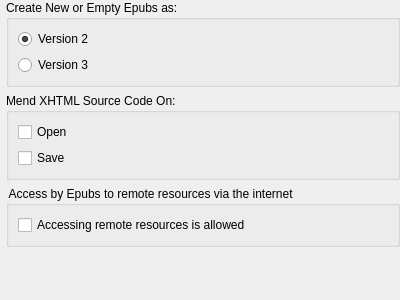
<?xml version="1.0" encoding="UTF-8"?>
<ui version="4.0">
 <class>GeneralSettingsWidget</class>
 <widget class="QWidget" name="GeneralSettingsWidget">
  <property name="geometry">
   <rect>
    <x>0</x>
    <y>0</y>
    <width>400</width>
    <height>300</height>
   </rect>
  </property>
  <property name="windowTitle">
   <string>General Settings</string>
  </property>
  <layout class="QVBoxLayout" name="verticalLayout">
   <property name="leftMargin">
    <number>6</number>
   </property>
   <property name="topMargin">
    <number>0</number>
   </property>
   <property name="rightMargin">
    <number>0</number>
   </property>
   <property name="bottomMargin">
    <number>0</number>
   </property>
   <item>
    <widget class="QGroupBox" name="groupBox">
     <property name="toolTip">
      <string>Choose which version of Epub to use
when creating new or empty Epubs in Sigil.</string>
     </property>
     <property name="title">
      <string>Create New or Empty Epubs as:</string>
     </property>
     <layout class="QVBoxLayout" name="verticalLayout2">
      <item>
       <widget class="QRadioButton" name="EpubVersion2">
        <property name="toolTip">
         <string>Epub Version 2.</string>
        </property>
        <property name="text">
         <string>Version 2</string>
        </property>
        <property name="checked">
         <bool>true</bool>
        </property>
       </widget>
      </item>
      <item>
       <widget class="QRadioButton" name="EpubVersion3">
        <property name="toolTip">
         <string>Epub Version 3.</string>
        </property>
        <property name="text">
         <string>Version 3</string>
        </property>
        <property name="checked">
         <bool>false</bool>
        </property>
       </widget>
      </item>
     </layout>
    </widget>
   </item>
   <item>
    <widget class="QGroupBox" name="groupBox_2">
     <property name="toolTip">
      <string>Choose when your HTML code is automatically 
mended.</string>
     </property>
     <property name="title">
      <string>Mend XHTML Source Code On:</string>
     </property>
     <layout class="QGridLayout" name="gridLayout">
      <item row="0" column="0">
       <widget class="QCheckBox" name="MendOnOpen">
        <property name="toolTip">
         <string>Mend when opening an Epub or HTML file, 
and when switching from Book View to Code View.</string>
        </property>
        <property name="text">
         <string>Open</string>
        </property>
       </widget>
      </item>
      <item row="1" column="0">
       <widget class="QCheckBox" name="MendOnSave">
        <property name="toolTip">
         <string>Mend when saving an Epub.</string>
        </property>
        <property name="text">
         <string>Save</string>
        </property>
       </widget>
      </item>
     </layout>
    </widget>
   </item>
   <item>
    <widget class="QGroupBox" name="groupBox_3">
     <property name="toolTip">
      <string>Determine if Epubs are allowed to access remote resources via the internet.</string>
     </property>
     <property name="title">
      <string> Access by Epubs to remote resources via the internet</string>
     </property>
     <layout class="QGridLayout" name="gridLayout2">
      <item row="0" column="0">
       <widget class="QCheckBox" name="AllowRemote">
        <property name="toolTip">
         <string>Check to allow Epubs to access remote resources via the internet</string>
        </property>
        <property name="text">
         <string>Accessing remote resources is allowed</string>
        </property>
        <property name="checked">
         <bool>false</bool>
        </property>
       </widget>
      </item>
     </layout>
    </widget>
   </item>
   <item>
    <spacer name="verticalSpacer">
     <property name="orientation">
      <enum>Qt::Vertical</enum>
     </property>
     <property name="sizeHint" stdset="0">
      <size>
       <width>40</width>
       <height>20</height>
      </size>
     </property>
    </spacer>
   </item>
  </layout>
 </widget>
 <resources/>
 <connections/>
</ui>
